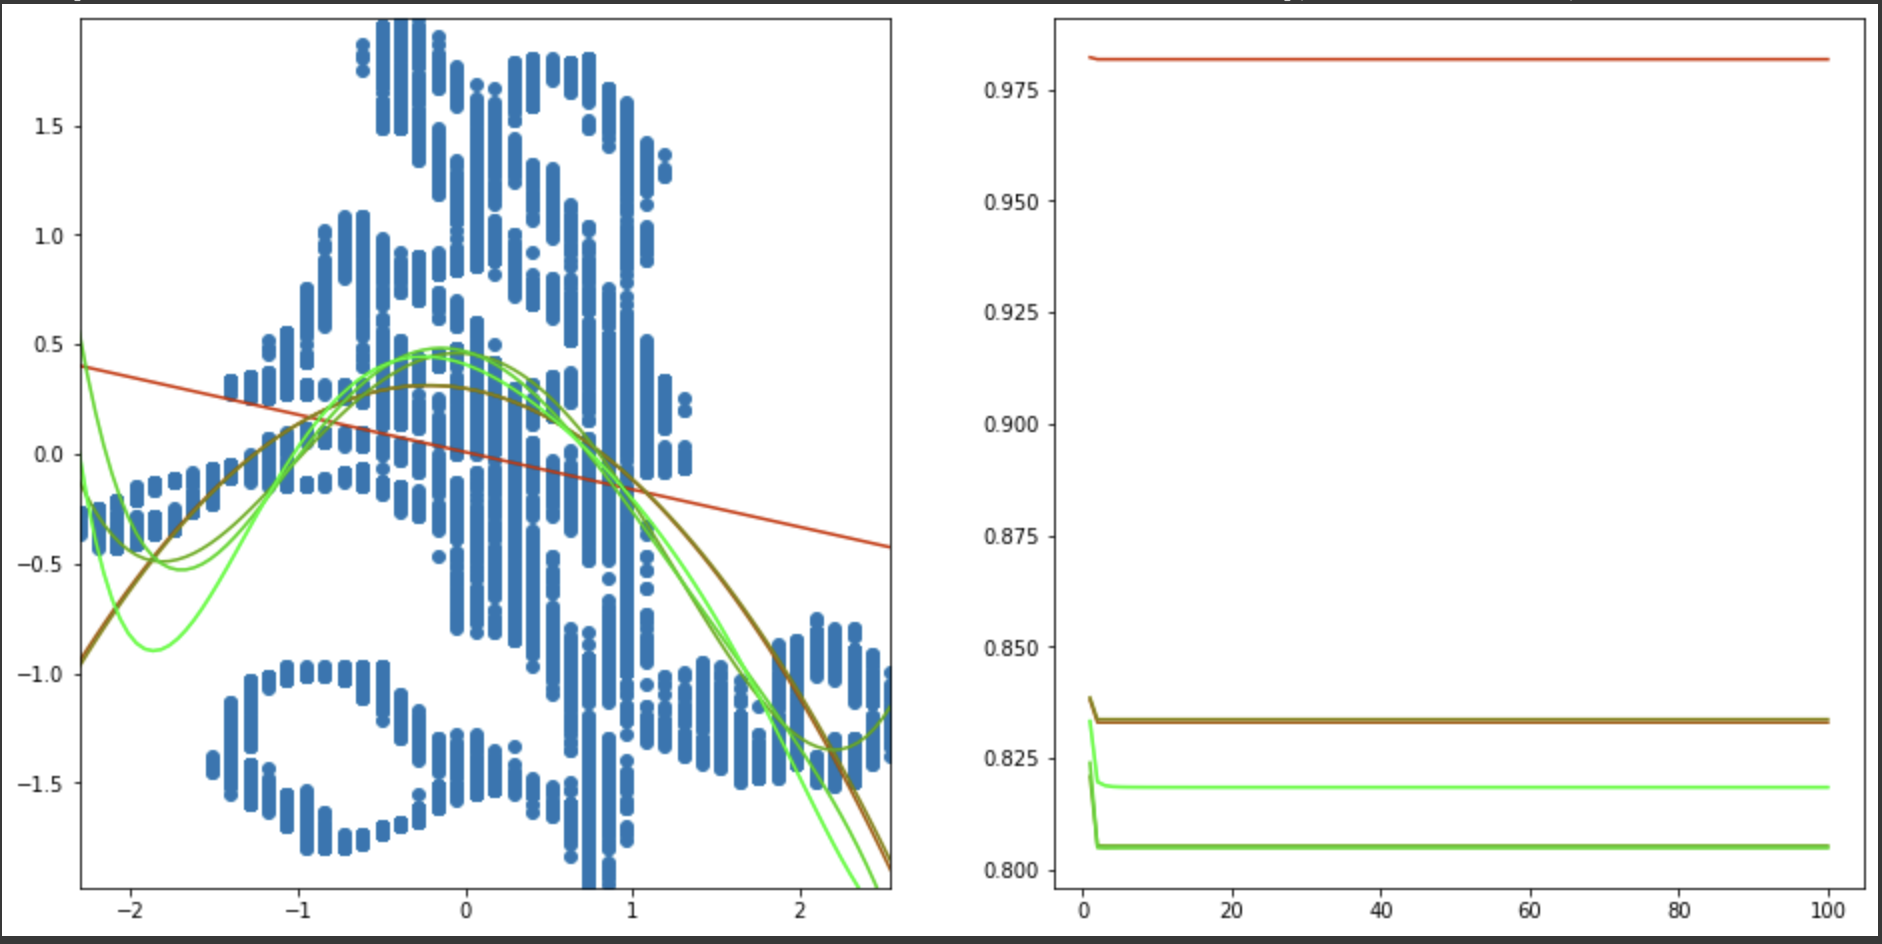

This chart was generated by the following Python code:
# TODO popuniti kodom za problem 2b
#zadatak 2c
#za isvsavanje je potrebno uraditi pip install TensorBoardColab
import pandas as pd
import matplotlib.pyplot as plt
import numpy as np
import math
from sklearn import preprocessing
from mpl_toolkits.mplot3d import Axes3D
from tensorboardcolab import *
import tensorflow.compat.v1 as tf
tf.disable_v2_behavior()

podaci = pd.read_csv("/content/2a.xls",sep = '\t', skiprows=1, usecols=[1, 2, 3, 6], encoding="utf-8")

def pravljenjeMatrica(podaci, stepen):
    lista = []
    for step in range(1, stepen + 1):
        lista.append(np.power(podaci, step))
    return np.column_stack(lista)

data = dict()
podaciNp = podaci.to_numpy()
data['x'] = podaciNp[:, 0]
data['y'] = podaciNp[:, 1]

#nasumicno mesanje podataka
nb_samples = data['x'].shape[0]
indices = np.random.permutation(nb_samples)
data['x'] = data['x'][indices]
data['y'] = data['y'][indices]

# Normalizacija (obratiti pažnju na axis=0). preuzeto sa materijala
data['x'] = (data['x'] - np.mean(data['x'], axis=0)) / np.std(data['x'], axis=0)
data['y'] = (data['y'] - np.mean(data['y'])) / np.std(data['y'])

min_x = min(data['x'])
max_x = max(data['x'])
min_y = min(data['y'])
max_y = max(data['y'])

data_loss = []

nb_epochs = 100

plt.figure(figsize=(16, 8))
plt.subplot(1, 2, 1)

lmbds = [0, 0.001, 0.01, 0.1, 1, 10, 100]

for i, lmbd in enumerate(lmbds):
    data_x = data['x'][:]
    data_y = data['y'][:]

    data_loss.append([])

    tf.reset_default_graph()

    # Kreiranje feature matrice
    nb_features = 3
    data_x = pravljenjeMatrica(data_x, nb_features)

    # Ulazni podaci
    X = tf.placeholder(shape=(None, nb_features), dtype=tf.float32, name='X')
    Y = tf.placeholder(shape=(None), dtype=tf.float32, name='Y')
    Y_col = tf.reshape(Y, (-1, 1), name='Y_col')

    # Koeficijenti polinoma
    w = tf.Variable(tf.zeros(nb_features), name='w')
    bias = tf.Variable(0.0, name='bias')

    # Matrica parametara
    w_col = tf.reshape(w, (nb_features, -1), name='w_col')

    # Hipoteza
    hyp = tf.add(tf.matmul(X, w_col), bias, name='hyp')

    # Funkcija greske
    mse = tf.reduce_mean(tf.square(hyp - Y_col), name='mse')

    # Regularizacija
    l2_reg = lmbd * tf.reduce_mean(tf.square(w), name='l2_reg')
    loss = tf.add(mse, l2_reg, name='loss')

    # Optimizacija
    opt_op = tf.train.AdamOptimizer().minimize(loss)

    # Ispisivanje log fajla za TensorBoard
    # if i == 0:
    #     tbc = TensorBoardColab()
    #     writer = tbc.get_writer()
    #     writer.add_graph(tf.get_default_graph())
    #     writer.flush()

    with tf.Session() as sess:
        sess.run(tf.global_variables_initializer())

        # Trening
        for epoch in range(nb_epochs):
            epoch_loss = 0
            for sample in range(nb_samples):
                feed = {X: data_x[sample].reshape((1, nb_features)), Y: data_y[sample]}
                _, curr_loss = sess.run([opt_op, loss], feed_dict=feed)
                epoch_loss += curr_loss
            epoch_loss /= nb_samples
            data_loss[i].append(epoch_loss)
            if epoch % 10 == 0:
                print('{}/{} : {:.5f}'.format(epoch+1, nb_epochs, epoch_loss))
 
        # Racunanje finalnih vrednosti parametara i funkcije greske
        w_val = sess.run(w)
        bias_val = sess.run(bias)
        loss_val = sess.run(mse, feed_dict={X: data_x, Y: data_y})
        print('w = {}, bias = {:.5f}, loss {:.5f}'.format(w_val, bias_val, loss_val))

        # Grafik koji prikazuje funkciju koja opisuje ulazne podatke
        xs = pravljenjeMatrica(np.linspace(min_x, max_x, 100), nb_features)
        hyp_val = sess.run(hyp, feed_dict={X: xs})
        stage = i / len(lmbds)
        plt.plot(xs[:,0].tolist(), hyp_val.tolist(), color=(1-stage, stage, 0))

# Grafik koji prikazuje ulazne podatke
plt.scatter(data['x'], data['y'])
plt.xlim([min_x, max_x])
plt.ylim([min_y, max_y])

# Grafik koji prikazuje zavisnost funkcije troska od stepena polinoma
plt.subplot(1, 2, 2)
for i, lmbd in enumerate(lmbds):
    stage = i / len(lmbds)
    plt.plot(range(1, nb_epochs+1), data_loss[i], color=(1-stage, stage, 0))
plt.show()
